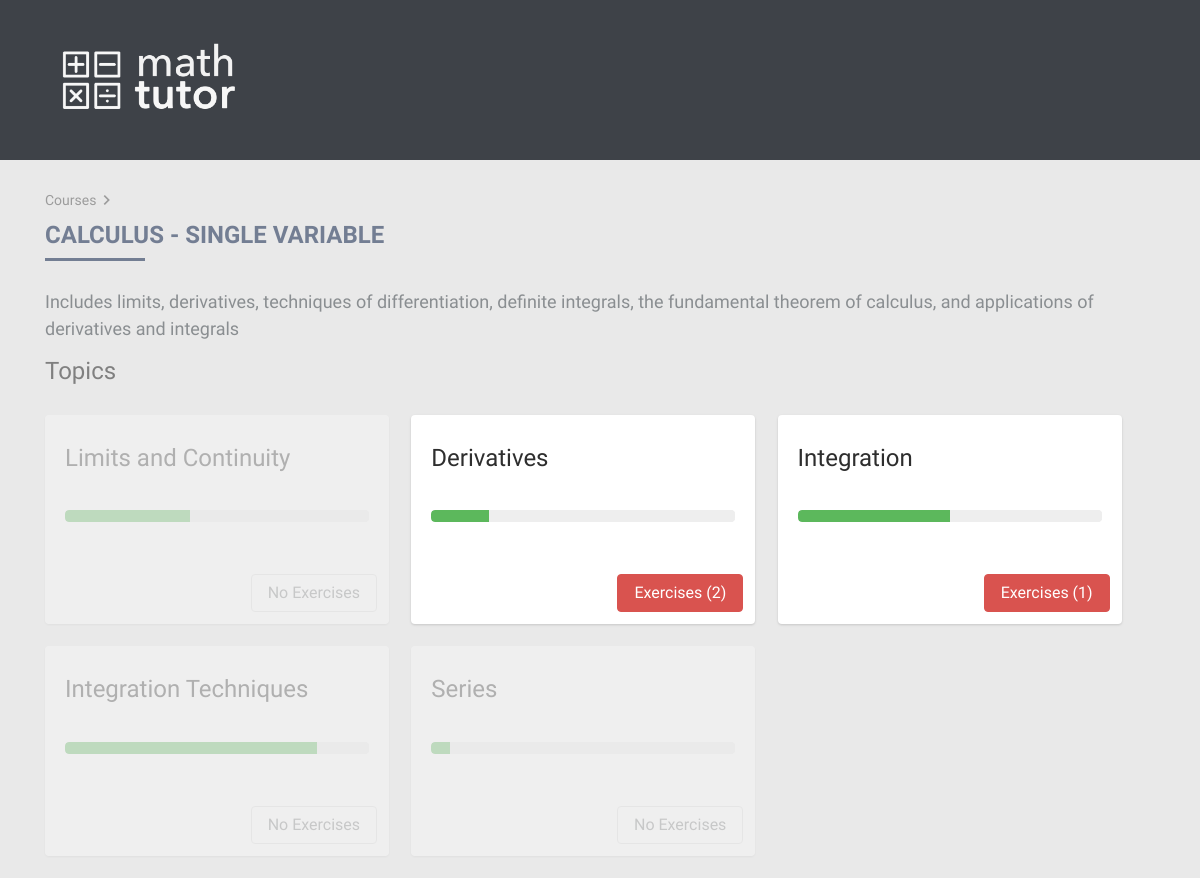
The page /course/1 on the database its author committed.
### main/models.py (models this page shows, shortened)
class Course(models.Model):
	course_name = models.CharField(max_length=200)
	course_desc = models.CharField(max_length=200)
	course_color = models.CharField(max_length=200)
	course_active = models.BooleanField(default = False)

class Topic(models.Model):
	topic_name = models.CharField(max_length=200)
	course = models.ForeignKey(Course, on_delete=models.CASCADE)

### main/views.py (the view)
# urls.py: url(r'^course/(?P<course_id>[0-9])$', views.course, name='course'),
def course(request, course_id):
    course = get_object_or_404(Course, pk=course_id)
    return render(request, 'course.html', {
        'course': course,
        'progressRange': range(0, 100),
    })

### main/templates/course.html
{% extends "header.html" %}
{% block content %}
  {% load staticfiles %}
  <span class="path">
  <a href="/">Courses</a><i class="material-icons">keyboard_arrow_right</i>
  </span>
  <h3>{{ course.course_name }}</h3>
  <hr>
  <br>
  <p>
  {{ course.course_desc }}
  </p>
  {% if course.topic_set.all %}
  <h4>Topics</h4>
  <div class="topics">
    {% for topic in course.topic_set.all %}
        <div class="topic card {% if topic.exercise_set.count == 0 %} inactive {% endif %}">
          <div class="card-block">
            <h4 class="card-title">{{ topic.topic_name }}</h4>
            <p class="card-text">
              <br>
              {% with progressRange|random as progress %}
              <progress class="progress progress-success" value="{{progress}}" max="100"></progress>
              {% endwith %}
            </p>
          </div>
          <div class="card-footer text-xs-right">
            {% if topic.exercise_set.count > 0 %}<a href="/course/{{ course.id }}/topic/{{ topic.id }}"><button type="button" class="btn btn-danger">Exercises ({{topic.exercise_set.count}})</button></a>
            {% else %}
            <button type="button" disabled class="btn btn-secondary">No Exercises</button>
            {% endif %}
          </div>
        </div>
    {% endfor %}
  </div>
  {% endif %}
{% endblock %}

### main/static/css/style.css (style rules this page uses)
body { background-color: #e9e9e9; font-family: 'Source Sans Pro', 'Helvetica Neue', 'Segoe UI', Helvetica, Arial, sans-serif; font-size: 18px; overflow-x: hidden; color: #3e4248; -webkit-font-smoothing: antialiased; -moz-osx-font-smoothing: grayscale; }
* { outline: 0 !important; }
p { font-size: 18px; line-height: 1.5; color: #8a8e91; }
a { color:#999; text-decoration: none; }
.path a { color: #9c9c9c; font-size: 14px; }
.path .material-icons { color: #9c9c9c; vertical-align: middle; }
h1, h2, h3, h4, h5, h6 { font-family: 'Source Sans Pro', 'Helvetica Neue', 'Segoe UI', Helvetica, Arial, sans-serif; position: relative; margin: 10px 0; }
h3 { font-size: 24px !important; text-transform: uppercase; color: #737e93; display: block; font-weight: 700; }
hr { border: none; border-bottom: 3px solid #737e93; width: 100px; margin: 0px; }
h4 { font-size: 24px; color: gray; }
.material-icons { vertical-align: bottom; font-size: 20px !important; }
.card-footer { border: none; padding: .75rem .75rem !important; background: none !important; }
.question.card, .topic.card, .exercise.card { border: none; box-shadow: 0 1px 3px rgba(0,0,0,0.10), 0 1px 2px rgba(0,0,0,0.05); transition: all 0.3s cubic-bezier(.25,.8,.25,1); }
.card.inactive { opacity: 0.3; }
.topics { margin-top: 30px; }
.exercise h4.card-title, .topic h4.card-title { color: #2e2e2e; }
.progress { height: 20px; margin-bottom: 20px; overflow: hidden; background-color: #f5f5f5; border-radius: 4px; -webkit-box-shadow: inset 0 1px 2px rgba(0,0,0,0.1); box-shadow: inset 0 1px 2px rgba(0,0,0,0.1); }
.progress { background-image: -webkit-gradient(linear,left 0,left 100%,from(#ebebeb),to(#f5f5f5)); background-image: -webkit-linear-gradient(top,#ebebeb 0,#f5f5f5 100%); background-image: -moz-linear-gradient(top,#ebebeb 0,#f5f5f5 100%); background-image: linear-gradient(to bottom,#ebebeb 0,#f5f5f5 100%); background-repeat: repeat-x; filter: progid:DXImageTransform.Microsoft.gradient(startColorstr='#ffebebeb',endColorstr='#fff5f5f5',GradientType=0); }
.progress { height: 12px; background-color: #ebeef1; background-image: none; box-shadow: none; }
@media screen and (min-width: 760px) { .topic.card, .exercise.card { width: 31%; margin-right: 2%; margin-bottom: 2%; } }
@media screen and (min-width: 760px) { .topics, .exercises { display: flex; flex-wrap: wrap; justify-content: flex-start; } }

### rows shown on the page
Course: course_name "CALCULUS - SINGLE VARIABLE", course_desc "Includes limits, derivatives, techniques of differentiation, definite integrals, the fundamental theorem of calculus, and applications of derivatives and integrals"
Topic: topic_name "Limits and Continuity", {{ progress }} 41 (drawn), shows "No Exercises"
Topic: topic_name "Derivatives", {{ progress }} 19 (drawn), exercise_set.count "2"
Topic: topic_name "Integration", {{ progress }} 50 (drawn), exercise_set.count "1"
Topic: topic_name "Integration Techniques", {{ progress }} 83 (drawn), shows "No Exercises"
Topic: topic_name "Series", {{ progress }} 6 (drawn), shows "No Exercises"
